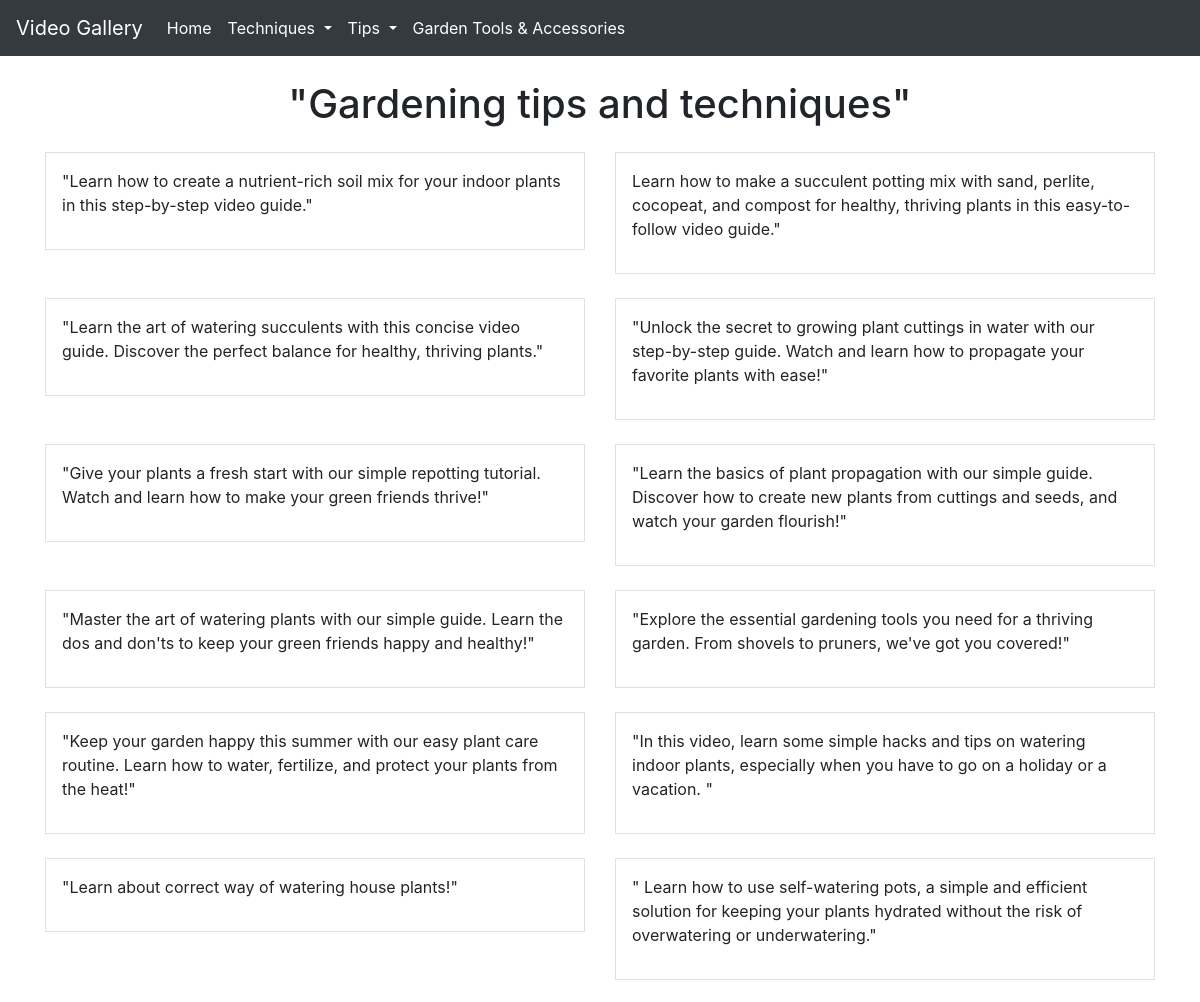
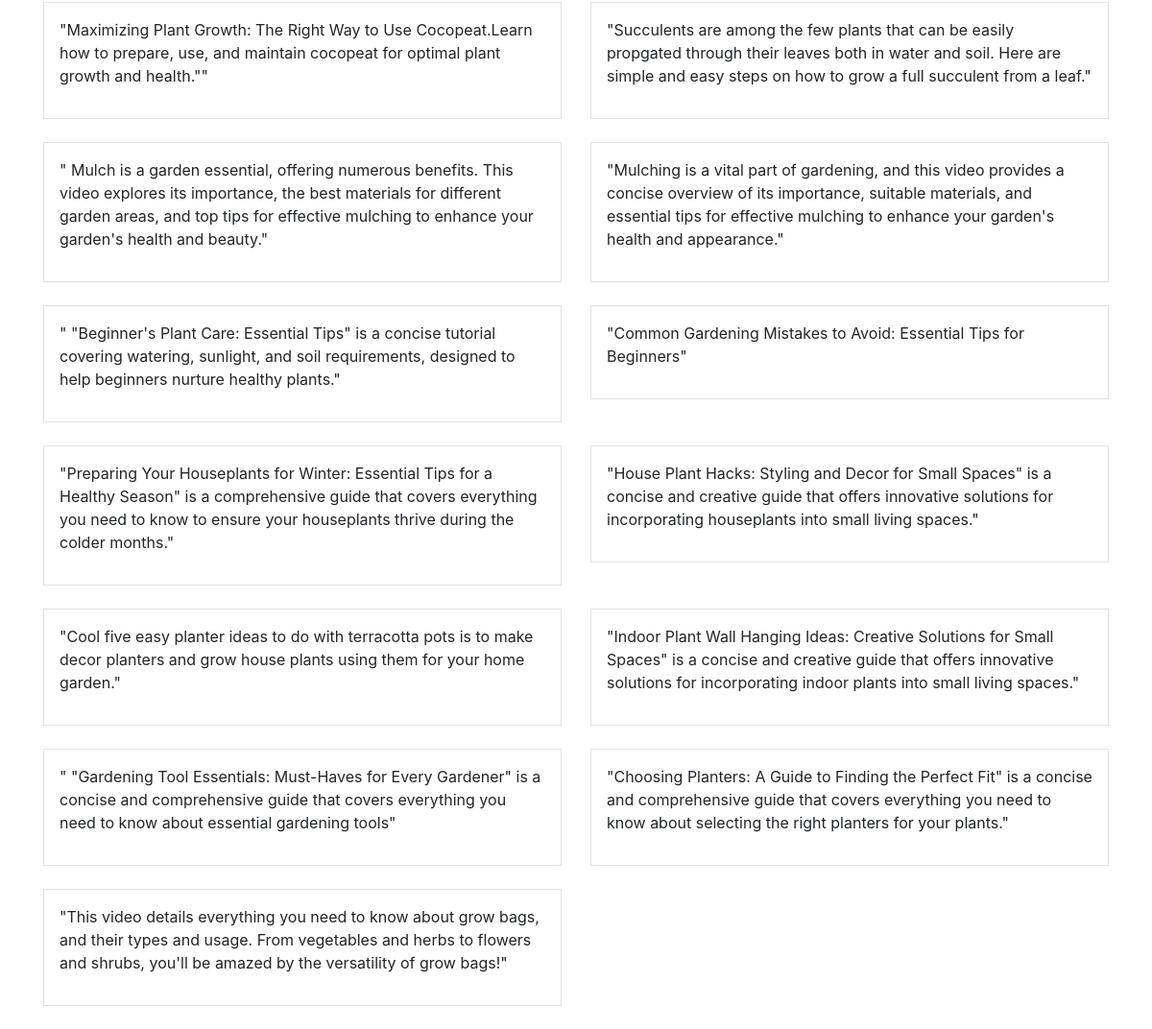
Page /tips on the committed database (2 pictures, top to bottom).
### app/models.py (models this page shows, shortened)
class tip(models.Model):
    video = EmbedVideoField()
    description=models.CharField(max_length=255,null=True)
    type=models.CharField(max_length=255,null=True)

### app/views.py (the view)
# urls.py: path('tips',views.tips,name='tips'),
def tips(request):
    obj=tip.objects.all()
    return render(request,'tips.html',{'obj':obj})

### app/templates/tips.html (shortened to what this page needs)
{% load static %}
{% load embed_video_tags %}
<!DOCTYPE html>
<html lang="en">
<head>
    <link rel="stylesheet" href="https://stackpath.bootstrapcdn.com/bootstrap/4.3.1/css/bootstrap.min.css">
</head>
<body>
    <nav class="navbar navbar-expand-lg navbar-dark bg-dark fixed-top">
        <a class="navbar-brand" href="">Video Gallery</a>
        <div class="collapse navbar-collapse" id="navbarSupportedContent">
            <ul class="navbar-nav mr-auto">
                <li class="nav-item active">
                    <a class="nav-link" href="{% url 'tutorial' %}">Home <span class="sr-only">(current)</span></a>
                </li>
                <li class="nav-item active dropdown">
                    <a class="nav-link dropdown-toggle" href="#" id="navbarDropdown" role="button"
                        data-toggle="dropdown" aria-haspopup="true" aria-expanded="false">
                        Techniques </a>
                </li>
                <li class="nav-item active dropdown">
                    <a class="nav-link dropdown-toggle" href="#" id="navbarDropdown" role="button"
                        data-toggle="dropdown" aria-haspopup="true" aria-expanded="false">
                        Tips </a>
                </li>
                <li class="nav-item active">
                    <a class="nav-link"  href="{%  url 'tutorial_category2' 'tools' %}">Garden Tools & Accessories <span class="sr-only">(current)</span></a>
                </li>
            </ul>
        </div>
    </nav>
    <div class="container title-container">
        <h1 class="text-center mt-5 mb-4">"Gardening tips and techniques"</h1>
        <div class="row">
            {% for item in obj %}
            <div class="col-md-6 mb-4">
                <div class="video-container border p-3">
                    <p>{{item.description}}</p>
                </div>
            </div>
            {% endfor %}
        </div>
    </div>
</body>
</html>

### app/templates/tips.html (style rules this page uses)
.video-container { padding: 10px; }
.title-container { margin-top: 80px; }

### rows in the picture
tip: description "\"Learn how to create a nutrient-rich soil mix for your indoor plants in this step-by-step video guide.\""
tip: description "Learn how to make a succulent potting mix with sand, perlite, cocopeat, and compost for healthy, thriving plants in this easy-to-follow video guide.\""
tip: description "\"Learn the art of watering succulents with this concise video guide. Discover the perfect balance for healthy, thriving plants.\""
tip: description "\"Unlock the secret to growing plant cuttings in water with our step-by-step guide. Watch and learn how to propagate your favorite plants with ease!\""
tip: description "\"Give your plants a fresh start with our simple repotting tutorial. Watch and learn how to make your green friends thrive!\""
tip: description "\"Learn the basics of plant propagation with our simple guide. Discover how to create new plants from cuttings and seeds, and watch your garden flourish!\""
tip: description "\"Master the art of watering plants with our simple guide. Learn the dos and don'ts to keep your green friends happy and healthy!\""
tip: description "\"Explore the essential gardening tools you need for a thriving garden. From shovels to pruners, we've got you covered!\""
tip: description "\"Keep your garden happy this summer with our easy plant care routine. Learn how to water, fertilize, and protect your plants from the heat!\""
tip: description "\"In this video, learn some simple hacks and tips on watering indoor plants, especially when you have to go on a holiday or a vacation. \""
tip: description "\"Learn about correct way of watering house plants!\""
tip: description "\" Learn how to use self-watering pots, a simple and efficient solution for keeping your plants hydrated without the risk of overwatering or underwatering.\""
tip: description "\"Maximizing Plant Growth: The Right Way to Use Cocopeat.Learn how to prepare, use, and maintain cocopeat for optimal plant growth and health.\"\""
tip: description "\"Succulents are among the few plants that can be easily propgated through their leaves both in water and soil. Here are simple and easy steps on how to grow a full succulent from a leaf.\""
tip: description "\" Mulch is a garden essential, offering numerous benefits. This video explores its importance, the best materials for different garden areas, and top tips for effective mulching to enhance your garden's health and beauty.\""
tip: description "\"Mulching is a vital part of gardening, and this video provides a concise overview of its importance, suitable materials, and essential tips for effective mulching to enhance your garden's health and appearance.\""
tip: description "\" \"Beginner's Plant Care: Essential Tips\" is a concise tutorial covering watering, sunlight, and soil requirements, designed to help beginners nurture healthy plants.\""
tip: description "\"Common Gardening Mistakes to Avoid: Essential Tips for Beginners\""
tip: description "\"Preparing Your Houseplants for Winter: Essential Tips for a Healthy Season\" is a comprehensive guide that covers everything you need to know to ensure your houseplants thrive during the colder months.\""
tip: description "\"House Plant Hacks: Styling and Decor for Small Spaces\" is a concise and creative guide that offers innovative solutions for incorporating houseplants into small living spaces.\""
tip: description "\"Cool five easy planter ideas to do with terracotta pots is to make decor planters and grow house plants using them for your home garden.\""
tip: description "\"Indoor Plant Wall Hanging Ideas: Creative Solutions for Small Spaces\" is a concise and creative guide that offers innovative solutions for incorporating indoor plants into small living spaces.\""
tip: description "\" \"Gardening Tool Essentials: Must-Haves for Every Gardener\" is a concise and comprehensive guide that covers everything you need to know about essential gardening tools\""
tip: description "\"Choosing Planters: A Guide to Finding the Perfect Fit\" is a concise and comprehensive guide that covers everything you need to know about selecting the right planters for your plants.\""
tip: description "\"This video details everything you need to know about grow bags, and their types and usage. From vegetables and herbs to flowers and shrubs, you'll be amazed by the versatility of grow bags!\""
